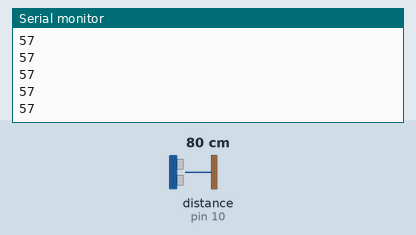
This sketch was run on a simulated Arduino Uno, built with avr-gcc and run on an emulated ATmega328P. Parts: the last lines printed to the serial monitor. Wiring (inferred from the names in the program): ultrasonic range finder: trigger pin 9; echo pin 10. Inputs (shaded band) come from the test bench; at power-on: distance to the obstacle (sensor on pin 10) 80 cm. The echo pulse lasts 58.3 µs per cm.

Above: at 1.2 s.
1.3 s: distance to the obstacle (sensor on pin 10) set to 2 cm
At 1.38 s:
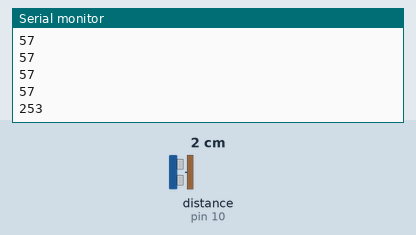
2.8 s: distance to the obstacle (sensor on pin 10) set to 4 cm
At 2.89 s:
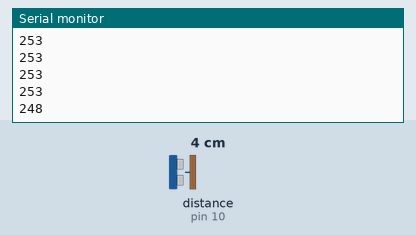
Timing chart, 0 to 5.8 s (numbered marks = the images above; inputs shaded):
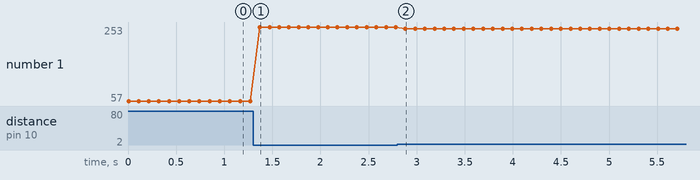

Measured:
- after the input at 1.3 s, the serial monitor: prints a new line after 0.07 s (image 1)
- after the input at 2.8 s, the serial monitor: prints a new line after 0.08 s (image 2)
- plotted number 1: 57 → 253 after the input at 1.3 s, 253 → 248 after the input at 2.8 s

The sketch:

arduino_sketch_working.ino
```cpp
#define TRIG_PIN 9
#define ECHO_PIN 10

void setup() {
  Serial.begin(9600);
  pinMode(TRIG_PIN, OUTPUT);
  pinMode(ECHO_PIN, INPUT);
}

void loop() {
  long duration;
  int distance;

  // Trigger pulse
  digitalWrite(TRIG_PIN, LOW);
  delayMicroseconds(2);
  digitalWrite(TRIG_PIN, HIGH);
  delayMicroseconds(10);
  digitalWrite(TRIG_PIN, LOW);

  // Echo time
  duration = pulseIn(ECHO_PIN, HIGH);
  distance = duration * 0.034 / 2;

  // Map to 0–255 for Processing
  distance = constrain(distance, 0, 100);
  int mappedValue = map(distance, 0, 100, 255, 0);

  Serial.println(mappedValue);
  delay(100); // sensor sampling data in ms, 100 ms = 10 samples per second
}
```
